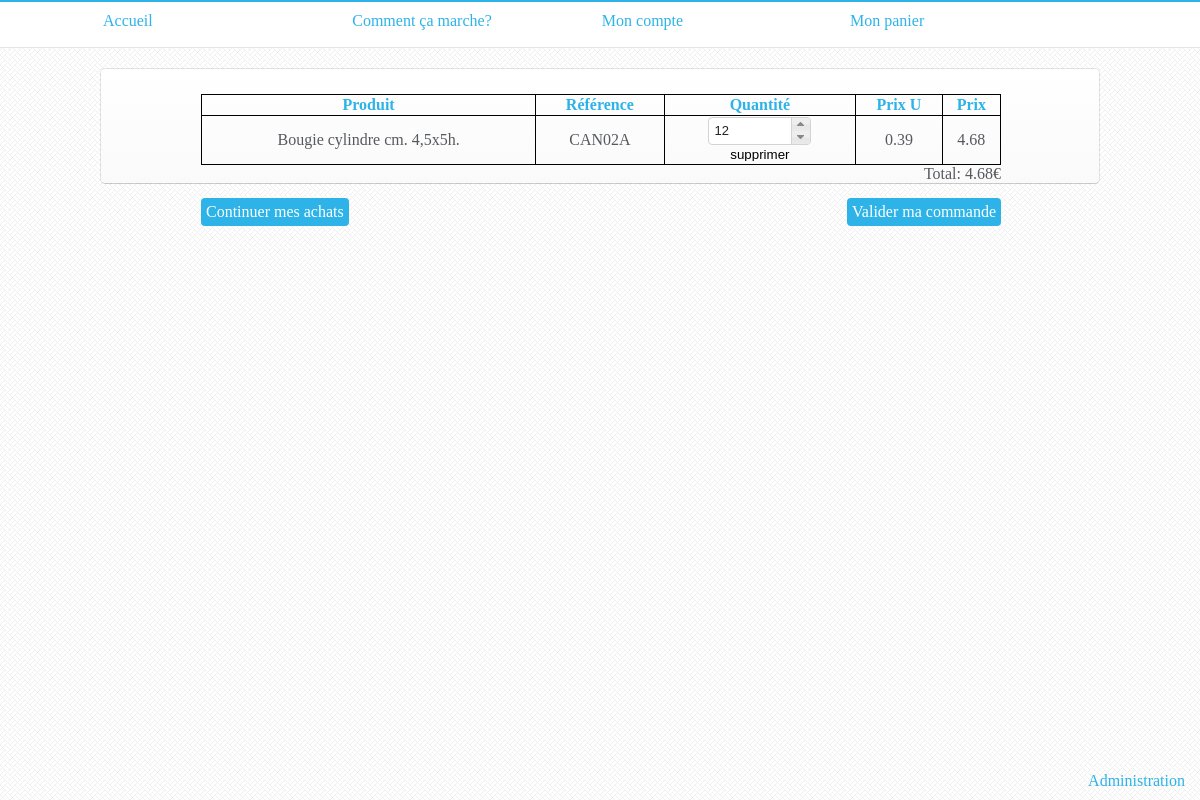
/basket.html (signed in), run on the app's committed database.
### tables this page shows
CREATE TABLE IF NOT EXISTS `panier` (
  `id` int(11) NOT NULL AUTO_INCREMENT,
  `idUser` int(11) NOT NULL,
  `idProduit` int(11) NOT NULL,
  `idSociete` int(11) NOT NULL,
  `qteProduit` int(11) NOT NULL,
  PRIMARY KEY (`id`)
);

CREATE TABLE IF NOT EXISTS `produit` (
  `idProduit` int(11) NOT NULL AUTO_INCREMENT,
  `idSociete` int(11) NOT NULL,
  `idCategorie` varchar(25) NOT NULL,
  `prixProduit` decimal(10,2) NOT NULL,
  `minQte` int(11) NOT NULL,
  `quantiteProduit` int(11) NOT NULL DEFAULT '9999',
  `imgProduit` varchar(250) NOT NULL DEFAULT '1393110376_Picture.png',
  `libelleProduit` varchar(250) NOT NULL,
  `codeProduit` varchar(50) NOT NULL,
  `barCodeProduit` varchar(50) NOT NULL,
  PRIMARY KEY (`idProduit`)
);

### modeles/basket.php (called while the page is built, shortened)
<?php
    function getBasket($auth){
        $getBasket = $auth->prepare('SELECT * FROM panier PAN INNER JOIN produit PROD ON PAN.idProduit = PROD.idProduit WHERE PAN.idUser = :id');
        $getBasket->bindValue(":id", $_SESSION['id'], PDO::PARAM_INT);
        $getBasket->execute();
        $i = 0;
        while($donnees = $getBasket->fetch()){
            $basket[$i]['idProduit'] = $donnees['idProduit'];
            $basket[$i]['idSociete'] = $donnees['idSociete'];
            $basket[$i]['qteProduit'] = $donnees['qteProduit'];
            $basket[$i]['libelleProduit'] = $donnees['libelleProduit'];
            $basket[$i]['codeProduit'] = $donnees['codeProduit'];
            $basket[$i]['prixProduit'] = $donnees['prixProduit'];
            $basket[$i]['minQte'] = $donnees['minQte'];
            $basket[$i]['quantiteProduit'] = $donnees['quantiteProduit'];
            $i++;
        }
        if(isset($basket)){
            return $basket;
        }
    }
?>

### vues/basket.php (the view, shortened to what this page needs)
<div class="menuAccordion" style="padding: 0px; margin-top: 20px;color: #56595E;">
<div class="width1000">
    <?php $prixPanier = 0; ?>
    <table id="basketTable">
        <tr>
            <th>Produit</th>
            <th>Référence</th>
            <th>Quantité</th>
            <th>Prix U</th>
            <th>Prix</th>
        </tr>
        <?php
        if (isset($basket)) {
            foreach ($basket as $produit) {
                ?>
                <tr>
                    <td><?php echo $produit['libelleProduit']; ?></td>
                    <td><?php echo $produit['codeProduit']; ?></td>
                    <td>
                        <form method="post" action="basket.html">
                            <input name="qteProduit" style="font-size: 13px; width: 70px;" class="qteProd" id="spinner_<?php echo $produit['codeProduit']; ?>" value="<?php echo $produit['qteProduit']; ?>"/>
                        </form>
                        <form class="deleteProduit" action="basket.html" method="post">
                            <input type="submit" style="cursor: pointer;margin: 0;padding: 0;line-height: 100%;border: 0;background: transparent;" value="supprimer"/>
                        </form>
                    </td>
                    <td class="prixU"><?php echo $produit['prixProduit']; ?></td>
                    <td class="prix"><?php
                        $prixTot = $produit['prixProduit'] * $produit['qteProduit'];
                        $prixPanier += $prixTot;
                        echo $prixTot;
                        ?></td>
                </tr>
                <?php
            }
        }
        ?>
    </table>
    <div class="width800">
        <div class="right">Total: <span id="cartPrice"><?php echo $prixPanier; ?></span>€</div>
        <a href="javascript:history.go(-1)" class="classButton left">Continuer mes achats</a>
        <?php if(isset($basket)){ ?><a href="OrderProcess.html" class="classButton right">Valider ma commande</a><?php } ?>
    </div>
</div>
</div>

### design.css (style rules this page uses)
html { background-image: url('img/cream_pixels.png'); }
body { margin: 0px; }
a { text-decoration: none; color: #2db3e8; }
.width1000 { width: 1000px; margin: auto; }
.width800 { width: 800px; margin: auto; }
.right { float: right; }
.left { float: left; }
.menuAccordion { background: linear-gradient(to bottom, #FFFFFF, #FAFAFA); padding: 20px; border-radius: 5px; background-clip: padding-box; box-shadow: inset 0px 1px 0 rgba(255,255,255,1); border: 1px solid; border-color: rgba(0,0,0,0.1); border-bottom-color: rgba(0,0,0,0.2); }
#basketTable { width: 800px; margin: auto; margin-top: 25px; border: 1px solid black; border-collapse: collapse; text-align: center; }
#basketTable th,#basketTable td { border: 1px solid black; }
#basketTable th { color: #2db3e8; }
.classButton { cursor: pointer; color: #fff; border-radius: 4px; padding: 5px; background-color: #2db3e8; text-decoration: none; border: none; margin-top: 15px; }

### data on the page
panier: idProduit.libelleProduit "Bougie cylindre cm. 4,5x5h.", idProduit.codeProduit "CAN02A", qteProduit "12", idProduit.prixProduit "0.39", prixTot "4.68"

### other printed values
$prixPanier "4.68"
